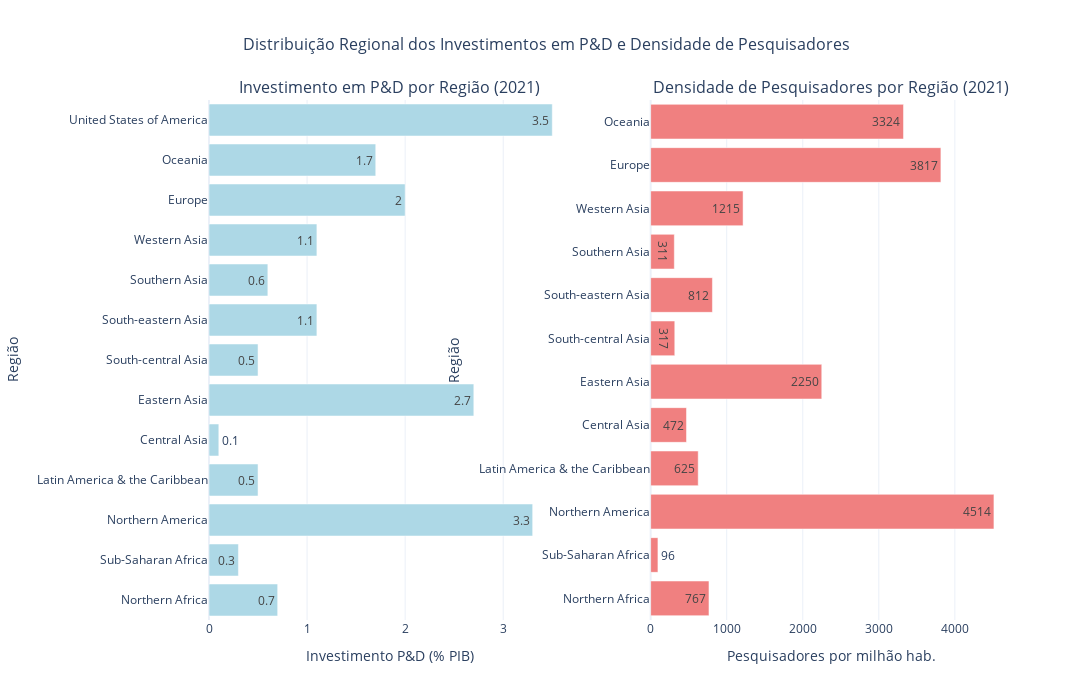

The notebook cell saved with this chart:
### Markdown cell above
#### Distribuição Regional dos Investimentos em P&D

### Code cell
# Visualização 4: Mapa Geoespacial

regional_keywords = ['Africa', 'Asia', 'Europe', 'America', 'Oceania']
df_regional = df[df['Region_Country'].str.contains('|'.join(regional_keywords), na=False, case=False)]
df_regional = df_regional[~df_regional['Region_Country'].str.contains('Total, all countries', na=False)]

latest_year = df_regional['Year'].max()
df_regional_latest = df_regional[df_regional['Year'] == latest_year]

regional_gdp = df_regional_latest[df_regional_latest['Series_Type'] == 'GDP_Percentage']
regional_researchers = df_regional_latest[df_regional_latest['Series_Type'] == 'Researchers_per_Million']

fig4 = make_subplots(
    rows=1, cols=2,
    subplot_titles=[f'Investimento em P&D por Região ({latest_year})', 
                   f'Densidade de Pesquisadores por Região ({latest_year})'],
    specs=[[{"type": "xy"}, {"type": "xy"}]]
)

# Gráfico 1: Investimento em P&D
fig4.add_trace(
    go.Bar(
        y=regional_gdp['Region_Country'],
        x=regional_gdp['Value'],
        orientation='h',
        name='% do PIB',
        marker_color='lightblue',
        text=regional_gdp['Value'].round(2),
        textposition='auto'
    ),
    row=1, col=1
)

# Gráfico 2: Densidade de pesquisadores
fig4.add_trace(
    go.Bar(
        y=regional_researchers['Region_Country'],
        x=regional_researchers['Value'],
        orientation='h',
        name='Pesq./milhão hab.',
        marker_color='lightcoral',
        text=regional_researchers['Value'].round(0),
        textposition='auto'
    ),
    row=1, col=2
)

fig4.update_layout(
    title={
        'text': 'Distribuição Regional dos Investimentos em P&D e Densidade de Pesquisadores',
        'x': 0.5,
        'font': {'size': 16}
    },
    width=1400,
    height=700,
    template='plotly_white',
    showlegend=False
)

fig4.update_xaxes(title_text="Investimento P&D (% PIB)", row=1, col=1)
fig4.update_xaxes(title_text="Pesquisadores por milhão hab.", row=1, col=2)
fig4.update_yaxes(title_text="Região", row=1, col=1)
fig4.update_yaxes(title_text="Região", row=1, col=2)

fig4.show()

# Salvar como HTML
fig4.write_html('./grafico4_regional.html')

### Figure 1 — Plotly figure (JSON) as saved in the notebook; plotly's stock layout.template omitted (floating-point values rounded to 4 significant figures)
{"data": [{"marker": {"color": "lightblue"}, "name": "% do PIB", "orientation": "h", "text": [0.7, 0.3, 3.3, 0.5, 0.1, 2.7, 0.5, 1.1, 0.6, 1.1, 2, 1.7, 3.5], "textposition": "auto", "type": "bar", "x": [0.7, 0.3, 3.3, 0.5, 0.1, 2.7, 0.5, 1.1, 0.6, 1.1, 2, 1.7, 3.5], "xaxis": "x", "y": ["Northern Africa", "Sub-Saharan Africa", "Northern America", "Latin America & the Caribbean", "Central Asia", "Eastern Asia", "South-central Asia", "South-eastern Asia", "Southern Asia", "Western Asia", "Europe", "Oceania", "United States of America"], "yaxis": "y"}, {"marker": {"color": "lightcoral"}, "name": "Pesq./milhão hab.", "orientation": "h", "text": [767, 96, 4514, 625, 472, 2250, 317, 812, 311, 1215, 3817, 3324], "textposition": "auto", "type": "bar", "x": [766.8, 95.7, 4514.0, 625.4, 471.5, 2250.0, 317.1, 812.1, 311.2, 1215.0, 3817.0, 3324.0], "xaxis": "x2", "y": ["Northern Africa", "Sub-Saharan Africa", "Northern America", "Latin America & the Caribbean", "Central Asia", "Eastern Asia", "South-central Asia", "South-eastern Asia", "Southern Asia", "Western Asia", "Europe", "Oceania"], "yaxis": "y2"}], "layout": {"annotations": [{"font": {"size": 16}, "showarrow": false, "text": "Investimento em P&D por Região (2021)", "x": 0.225, "xanchor": "center", "xref": "paper", "y": 1, "yanchor": "bottom", "yref": "paper"}, {"font": {"size": 16}, "showarrow": false, "text": "Densidade de Pesquisadores por Região (2021)", "x": 0.775, "xanchor": "center", "xref": "paper", "y": 1, "yanchor": "bottom", "yref": "paper"}], "height": 700, "showlegend": false, "title": {"font": {"size": 16}, "text": "Distribuição Regional dos Investimentos em P&D e Densidade de Pesquisadores", "x": 0.5}, "width": 1400, "xaxis": {"anchor": "y", "domain": [0, 0.45], "title": {"text": "Investimento P&D (% PIB)"}}, "xaxis2": {"anchor": "y2", "domain": [0.55, 1], "title": {"text": "Pesquisadores por milhão hab."}}, "yaxis": {"anchor": "x", "domain": [0, 1], "title": {"text": "Região"}}, "yaxis2": {"anchor": "x2", "domain": [0, 1], "title": {"text": "Região"}}}}
